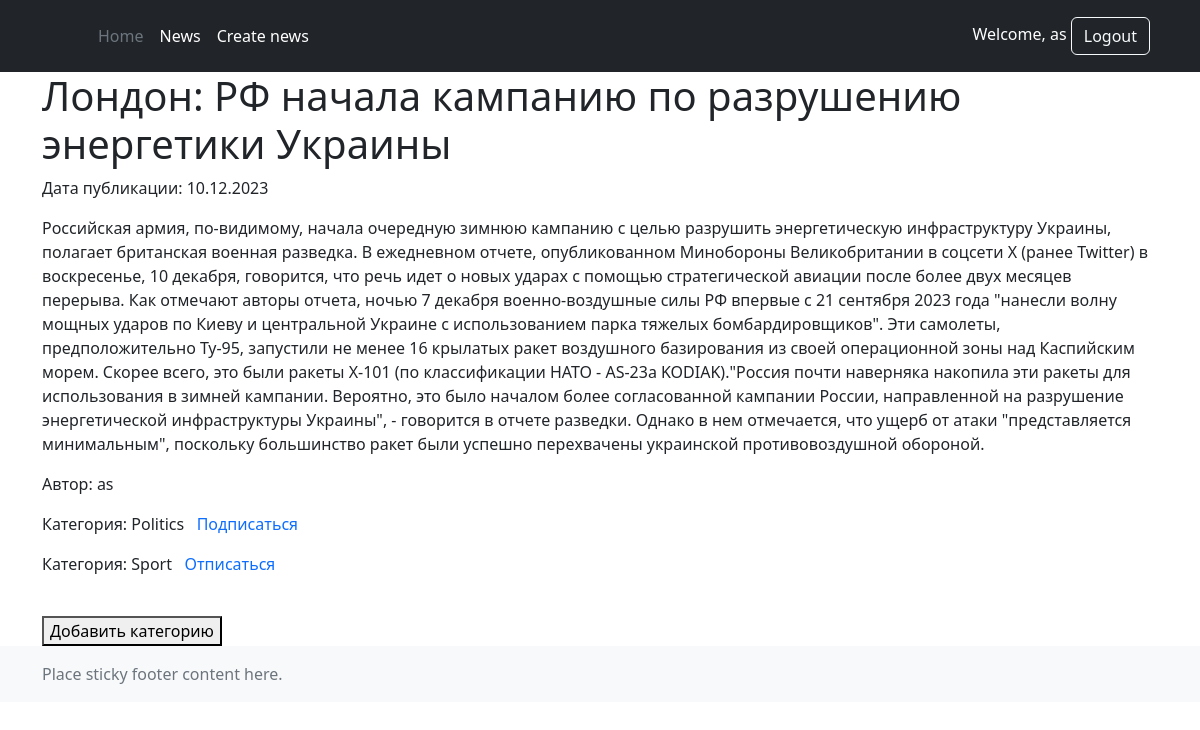
Page /news/17/ (signed in) on the committed database.
### news/models.py (models this page shows, shortened)
class Post(models.Model):
    article = 'A'
    news = 'N'
    TYPES = [
        (article, 'Статья'),
        (news, 'Новость'),
    ]
    author = models.ForeignKey(Author, on_delete=models.CASCADE)
    news_type = models.CharField(max_length=1, choices=TYPES, default=article)
    created_at = models.DateTimeField(auto_now_add=True)
    categories = models.ManyToManyField(Category, through='PostCategory')
    title = models.CharField(max_length=255)
    content = models.TextField()
    rating = models.FloatField(default=0.0)
    views = models.IntegerField(default=0)
    likes = models.ManyToManyField(User, related_name='liked_posts')
    dislikes = models.ManyToManyField(User, related_name='disliked_posts')

class Author(models.Model):
    user = models.OneToOneField(User, on_delete=models.CASCADE)
    rating = models.FloatField(default=0.0)

class Category(models.Model):
    name = models.CharField(max_length=255, unique=True)
    subscribers = models.ManyToManyField('Subscriber', through='SubscriberCategory')

### news/views.py (the view)
# urls.py: path('<int:pk>/', NewsDetail.as_view(), name='news_detail'),
class NewsDetail(DetailView):
    model = Post
    template_name = 'news/news_detail.html'
    context_object_name = 'news_detail'
    def get_queryset(self):
        return Post.objects.order_by('-created_at')
    def get_context_data(self, **kwargs):
        context = super().get_context_data(**kwargs)
        context['all_categories'] = Category.objects.all()
        if self.request.user.is_authenticated:
            subscribed_categories = SubscriberCategory.objects.filter(
                subscriber__user=self.request.user
            ).values_list('category', flat=True)
            context['subscribed_category_ids'] = list(subscribed_categories)
        return context
    def get_object(self, queryset=None):
        obj = super().get_object(queryset=queryset)
        obj.views += 1
        obj.save()
        return obj

### templates/news/news_detail.html (shortened to what this page needs)
{% extends 'base.html' %}
{% block head %}
{% load static %}
{% endblock head %}
{% block content %}
<h1>{{ news_detail.title }}</h1>
<p>Дата публикации: {{ news_detail.created_at|date:"d.m.Y" }}</p>
<p>{{ news_detail.content }}</p>
<p>Автор: {{ news_detail.author.user.username }}</p>
{% if user.is_authenticated %}
    {% for category in news_detail.categories.all %}
        <p style="display: inline;">
            Категория: {{ category.name }} &nbsp;
            {% if category.id in subscribed_category_ids %}
                <form id="unsubscribe-form-{{category.id}}" action="{% url 'unsubscribe' news_detail.id category.id %}" method="post" style="display: inline;">
                    <a href="javascript:;" onclick="document.getElementById('unsubscribe-form-{{category.id}}').submit();" style="text-decoration: none;">Отписаться</a>
                </form>
            {% else %}
                <form id="subscribe-form-{{category.id}}" action="{% url 'subscribe' news_detail.id category.id %}" method="post" style="display: inline;">
                    <a href="javascript:;" onclick="document.getElementById('subscribe-form-{{category.id}}').submit();" style="text-decoration: none;">Подписаться</a>
                </form>
            {% endif %}
        </p>
    {% endfor %}
    <br>
    <button id="addCategoryBtn">Добавить категорию</button>
{% endif %}
{% endblock content %}

### templates/layout/parts/header.html (shortened to what this page needs)
<header class="p-3 text-bg-dark">
	<div class="container">
		<div class="d-flex flex-wrap align-items-center justify-content-center justify-content-lg-start">
			<a href="/" class="d-flex align-items-center mb-2 mb-lg-0 text-white text-decoration-none">
				<svg class="bi me-2" width="40" height="32" role="img" aria-label="Bootstrap"><use xlink:href="#bootstrap"/></svg>
			</a>
			<ul class="nav col-12 col-lg-auto me-lg-auto mb-2 justify-content-center mb-md-0">
				<li><a href="/" class="nav-link px-2 text-secondary">Home</a></li>
				<li><a href="/news/" class="nav-link px-2 text-white">News</a></li>
				{% if user.is_authenticated %}
					<li><a href="/news/add/" class="nav-link px-2 text-white">Create news</a></li>
				{% endif %}
			</ul>
			<div class="text-end">
				{% if user.is_authenticated %}
					<span>Welcome, {{ user.username }}</span>
					<a href="/sign/logout/">
						<button type="button" class="btn btn-outline-light me-2">Logout</button>
					</a>
				{% endif %}
			</div>
		</div>
	</div>
 </header>

### rows in the picture
Post: title "Лондон: РФ начала кампанию по разрушению энергетики Украины", created_at "10.12.2023", content "Российская армия, по-видимому, начала очередную зимнюю кампанию с целью разрушить энергетическую инфраструктуру Украины, полагает британская военная разведка. В ежедневном отчете, опубликованном Минобороны Великобритании в соцсети X (ранее Twitter) в воскресенье, 10 декабря, говорится, что речь идет о новых ударах с помощью стратегической авиации после более двух месяцев перерыва. Как отмечают авторы отчета, ночью 7 декабря военно-воздушные силы РФ впервые с 21 сентября 2023 года \"нанесли волну мощных ударов по Киеву и центральной Украине с использованием парка тяжелых бомбардировщиков\". Эти самолеты, предположительно Ту-95, запустили не менее 16 крылатых ракет воздушного базирования из…", author.user.username "as"
Category: name "Politics"
Category: name "Sport"

### other values in the picture
{{ user.username }} "as"
